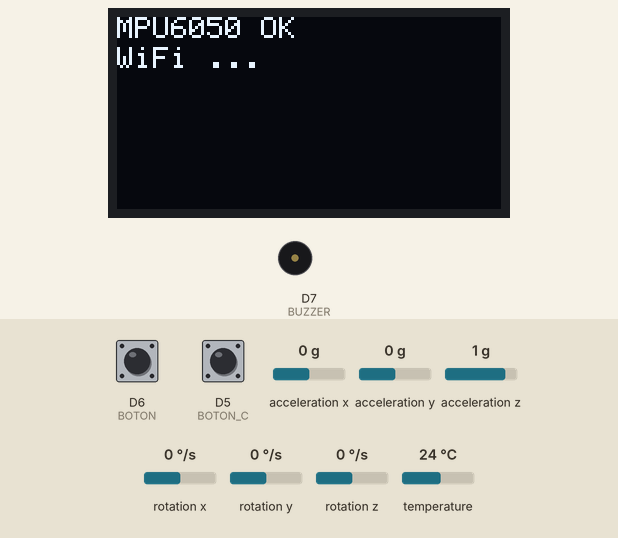
Simulated run of this sketch. Board: ESP8266 (NodeMCU). Parts: 128×64 one-colour display, buzzer (waves = sounding). The inputs (shaded band) are chosen by the test bench; at power-on: acceleration x 0 g, D6 (BOTON) LOW, D5 (BOTON_C) LOW, acceleration y 0 g, acceleration z 1 g, rotation x 0 °/s, rotation y 0 °/s, rotation z 0 °/s, temperature 24 °C. WiFi joins after 1.5 s; servers stay silent unless stated; what the sketch prints to the serial monitor is not drawn.

Above: at 6.2 s.
At 26.2 s:
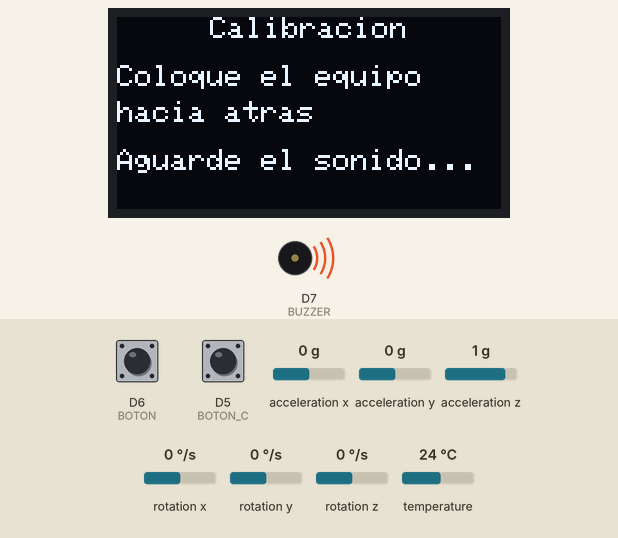
26.3 s: acceleration x set to -1.4 g
At 28.6 s:
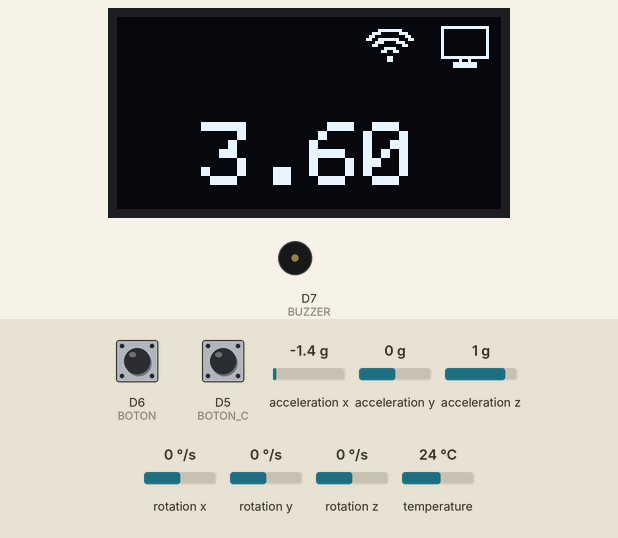
30.5 s: D6 (BOTON) pulled HIGH for 1.3 s
At 32.6 s:
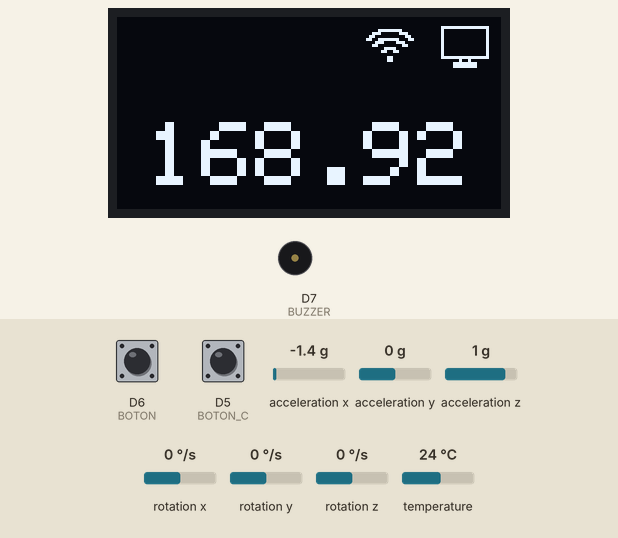
33.7 s: D5 (BOTON_C) pulled HIGH for 1.3 s
At 36.6 s:
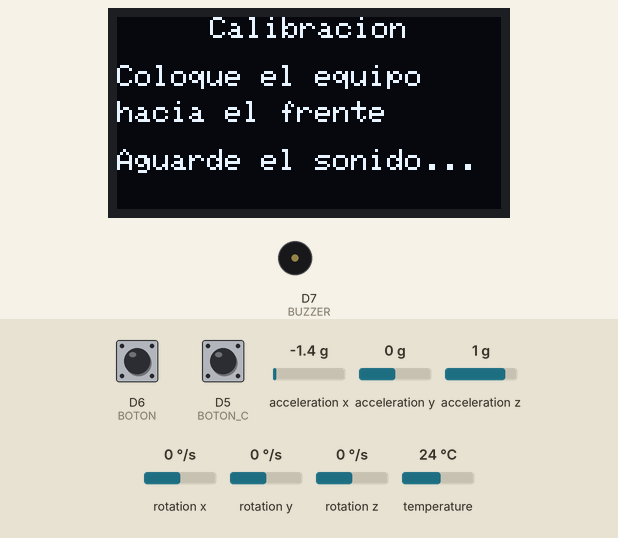
Timing chart, 0 to 43.1 s (numbered marks = the images above; inputs shaded):
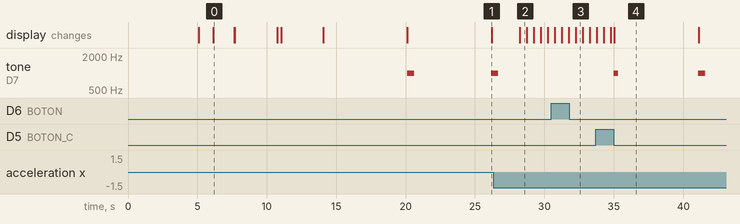

The sketch:

CodigoEscoliometroDigital.ino
```cpp
#include <ESP8266WiFi.h>
#include <Wire.h>
#include <Adafruit_MPU6050.h>
#include <Adafruit_Sensor.h>
#include <Adafruit_GFX.h>
#include <Adafruit_SH110X.h>

#define i2c_Address 0x3c // Dirección I2C del OLED
#define SCREEN_WIDTH 128
#define SCREEN_HEIGHT 64
#define OLED_RESET -1
Adafruit_SH1106G display = Adafruit_SH1106G(SCREEN_WIDTH, SCREEN_HEIGHT, &Wire, OLED_RESET);
Adafruit_MPU6050 mpu;
#define BOTON D6
#define BOTON_C D5
#define BUZZER D7
bool estadoBoton = LOW;
bool estadoAnterior = LOW;
bool estadoBoton_C = LOW;
bool estadoAnterior_C = LOW;

//Funciones
void mensajeBienvenida(int x, int y);
void conectarMPU();
void conectarWiFi();
void conectarServidor();
void mostrarProgreso(const char* componente, const char* estado);
void mostrarWifi(int x, int y);
void mostrarServidor(int x, int y);
void calibrar();
float AnguloZ();
float promedioAnguloZ(int cantidadLecturas);
void tonoMed();

// CASA
//const char* ssid = "Gap-Wifi-2.4G";
//const char* password = "K25IHI78GVOO";
//const char* serverIP = "192.168.1.15";

//Datos
const char* ssid = "iPhone (9)";
const char* password = "rami2001";
const char* serverIP = "172.20.10.9";

int port = 5055;
WiFiServer server(port);
int contWiFi = 0;
bool WiFiConectado = false;
int fila = 0;
int enviodatos = 0;
String dataBuffer = "";
volatile bool isConnected = false;
bool guardarDatos = false;
float zFiltro = 0.0;
unsigned long tiempoAnteriorFiltro = 0;
unsigned long tiempoAnterior = 0;
const unsigned long intervalo = 500;
float tiempoMed = 0.0;
float intervaloMed = 0.5;
float offset = 0;
unsigned long ultimoChequeoWifi = 0;
const unsigned long intervaloChequeo = 5000;
bool intentandoReconectar = false;
bool intentandoReconectarServidor = false;
bool conexionServidorActiva = false;
unsigned long tiempoInicioReconexion = 0;
unsigned long TRecServidor = 0;
int med = 0;
unsigned long tiempoLectura_c = 0;
const unsigned long EvitarRebote = 50;
float offsetZ = 0.0;
float sumaAngulos = 0.0;
int contadorLecturas = 0;
unsigned long ultimoTiempoMuestreo = 0;
unsigned long ultimoTiempoVisualizacion = 0;
const unsigned long intervaloMuestreo = 100;
const unsigned long intervaloVisualizacion = 500;
float ultimoPromedio = 0.0;

WiFiClient client;

//https://jlamch.net/MXChipWelcome/
const unsigned char WifiIcon [] PROGMEM = {
	0x00, 0x00, 0x00, 0x00, 0x00, 0x00, 0x00, 0x00, 0x00, 0x00, 0x00, 0x00, 0x03, 0xfc, 0x00, 0x0e,
	0x07, 0x00, 0x18, 0x01, 0x80, 0x33, 0xf8, 0xc0, 0x07, 0x0e, 0x00, 0x0c, 0x03, 0x00, 0x00, 0xf0,
	0x00, 0x01, 0x98, 0x00, 0x00, 0x00, 0x00, 0x00, 0x60, 0x00, 0x00, 0x60, 0x00, 0x00, 0x00, 0x00,
	0x00, 0x00, 0x00, 0x00, 0x00, 0x00, 0x00, 0x00, 0x00, 0x00, 0x00, 0x00
};
const unsigned char NoWifiIcon [] PROGMEM = {
  0xff, 0xff, 0xf0, 0xff, 0xff, 0xf0, 0xff, 0xff, 0xf0, 0xff, 0xff, 0x70, 0xff, 0xfe, 0x70, 0xfc,
  0x00, 0xf0, 0xf1, 0xf8, 0xf0, 0xe7, 0xf2, 0x70, 0xcc, 0x07, 0x30, 0xf9, 0xc9, 0xf0, 0xf3, 0x9c,
  0xf0, 0xff, 0x07, 0xf0, 0xfe, 0x73, 0xf0, 0xfc, 0xff, 0xf0, 0xf9, 0x9f, 0xf0, 0xf3, 0x9f, 0xf0,
  0xff, 0xff, 0xf0, 0xff, 0xff, 0xf0, 0xff, 0xff, 0xf0, 0xff, 0xff, 0xf0
};
const unsigned char Logotipo [] PROGMEM = {
  0x00, 0x00, 0x00, 0x00, 0x00, 0x00, 0x00, 0x00, 0x00, 0x00, 0x00, 0x00, 0x00, 0x00, 0x00, 0x00,
  0x00, 0x00, 0x00, 0x00, 0x00, 0x00, 0x00, 0x00, 0x00, 0x00, 0x00, 0x00, 0x00, 0x00, 0x00, 0x00,
  0x00, 0x00, 0x00, 0x00, 0x00, 0x00, 0x00, 0x00, 0x00, 0x00, 0x00, 0x00, 0x00, 0x00, 0x00, 0x00,
  0x00, 0x00, 0x00, 0x00, 0x00, 0x00, 0x00, 0x00, 0x00, 0x00, 0x00, 0x00, 0x00, 0x00, 0x00, 0x00,
  0x00, 0x00, 0x00, 0x00, 0x00, 0x00, 0x00, 0x04, 0x10, 0x00, 0x00, 0x00, 0x00, 0x00, 0x00, 0x00,
  0x00, 0x00, 0x00, 0x00, 0x00, 0x00, 0x00, 0x0f, 0xf8, 0x00, 0x00, 0x00, 0x00, 0x00, 0x00, 0x00,
  0x00, 0x00, 0x00, 0x00, 0x00, 0x00, 0x00, 0x07, 0xf8, 0x00, 0x00, 0x00, 0x00, 0x00, 0x00, 0x00,
  0x00, 0x00, 0x00, 0x00, 0x00, 0x00, 0x00, 0x07, 0xf0, 0x00, 0x00, 0x00, 0x00, 0x00, 0x00, 0x00,
  0x00, 0x00, 0x00, 0x00, 0x00, 0x00, 0x00, 0x1f, 0xfc, 0x00, 0x00, 0x00, 0x00, 0x00, 0x00, 0x00,
  0x00, 0x00, 0x00, 0x00, 0x00, 0x00, 0x00, 0x07, 0xf0, 0x00, 0x00, 0x00, 0x00, 0x00, 0x00, 0x00,
  0x00, 0x00, 0x00, 0x00, 0x00, 0x00, 0x00, 0x0f, 0xf8, 0x00, 0x00, 0x00, 0x00, 0x00, 0x00, 0x00,
  0x00, 0x00, 0x00, 0x00, 0x00, 0x00, 0x00, 0x3f, 0xfe, 0x00, 0x00, 0x00, 0x00, 0x00, 0x00, 0x00,
  0x00, 0x00, 0x00, 0x00, 0x00, 0x00, 0x00, 0x0f, 0xf8, 0x00, 0x00, 0x00, 0x00, 0x00, 0x00, 0x00,
  0x00, 0x00, 0x00, 0x00, 0x00, 0x00, 0x00, 0x0f, 0xf8, 0x00, 0x00, 0x00, 0x00, 0x00, 0x00, 0x00,
  0x00, 0x00, 0x00, 0x00, 0x00, 0x00, 0x00, 0x3f, 0xff, 0x00, 0x00, 0x00, 0x00, 0x00, 0x00, 0x00,
  0x00, 0x00, 0x00, 0x00, 0x00, 0x00, 0x00, 0x0f, 0xf8, 0x00, 0x00, 0x00, 0x00, 0x00, 0x00, 0x00,
  0x00, 0x00, 0x00, 0x00, 0x00, 0x00, 0x00, 0x0f, 0xf8, 0x00, 0x00, 0x00, 0x00, 0x00, 0x00, 0x00,
  0x00, 0x00, 0x00, 0x00, 0x00, 0x00, 0x00, 0x7f, 0xff, 0x00, 0x00, 0x00, 0x00, 0x00, 0x00, 0x00,
  0x00, 0x00, 0x00, 0x00, 0x00, 0x00, 0x00, 0x0f, 0xfc, 0x00, 0x00, 0x00, 0x00, 0x00, 0x00, 0x00,
  0x00, 0x00, 0x00, 0x00, 0x00, 0x00, 0x00, 0x0f, 0xf8, 0x00, 0x00, 0x00, 0x00, 0x00, 0x00, 0x00,
  0x00, 0x00, 0x00, 0x00, 0x00, 0x00, 0x00, 0xff, 0xff, 0x80, 0x00, 0x00, 0x00, 0x00, 0x00, 0x00,
  0x00, 0x00, 0x00, 0x00, 0x00, 0x00, 0x00, 0x7f, 0xff, 0x80, 0x00, 0x00, 0x00, 0x00, 0x00, 0x00,
  0x00, 0x00, 0x00, 0x00, 0x00, 0x00, 0x00, 0x1f, 0xfc, 0x00, 0x00, 0x00, 0x00, 0x00, 0x00, 0x00,
  0x00, 0x00, 0x00, 0x00, 0x00, 0x00, 0x00, 0x0f, 0xfc, 0x00, 0x00, 0x00, 0x00, 0x00, 0x00, 0x00,
  0x00, 0x00, 0x00, 0x00, 0x00, 0x00, 0x01, 0xff, 0xff, 0xc0, 0x00, 0x00, 0x00, 0x00, 0x00, 0x00,
  0x00, 0x00, 0x00, 0x00, 0x00, 0x00, 0x00, 0x7f, 0xff, 0x00, 0x00, 0x00, 0x00, 0x00, 0x00, 0x00,
  0x00, 0x00, 0x00, 0x00, 0x00, 0x00, 0x00, 0x1f, 0xfe, 0x00, 0x00, 0x00, 0x00, 0x00, 0x00, 0x00,
  0x00, 0x00, 0x00, 0x00, 0x00, 0x00, 0x00, 0x0f, 0xf8, 0x00, 0x00, 0x00, 0x00, 0x00, 0x00, 0x00,
  0x00, 0x00, 0x00, 0x00, 0x00, 0x00, 0x00, 0x00, 0x00, 0x00, 0x00, 0x00, 0x00, 0x00, 0x00, 0x00,
  0x00, 0x00, 0x00, 0x00, 0x00, 0x00, 0x00, 0x00, 0x00, 0x00, 0x00, 0x00, 0x00, 0x00, 0x00, 0x00,
  0x00, 0x00, 0x00, 0x00, 0x00, 0x00, 0x00, 0x00, 0x00, 0x00, 0x00, 0x00, 0x00, 0x00, 0x00, 0x00,
  0x00, 0x00, 0x00, 0x00, 0x00, 0x01, 0xc6, 0x00, 0x00, 0x00, 0x00, 0x00, 0x00, 0x00, 0x00, 0x00,
  0x01, 0xfe, 0x00, 0x00, 0x00, 0x01, 0xce, 0x00, 0x00, 0x00, 0x00, 0x00, 0x70, 0x00, 0x00, 0x00,
  0x01, 0xe0, 0x00, 0x00, 0x00, 0x01, 0xc0, 0x00, 0x00, 0x00, 0x00, 0x00, 0x70, 0x00, 0x00, 0x00,
  0x01, 0xc0, 0x3f, 0x0f, 0xc3, 0xf1, 0xce, 0x3f, 0x8f, 0xff, 0xe1, 0xf8, 0xfc, 0xfc, 0xfe, 0x00,
  0x01, 0xfe, 0x73, 0xbc, 0xe7, 0x39, 0xce, 0x71, 0xcf, 0x3c, 0xe3, 0x1c, 0x70, 0xf1, 0xc7, 0x00,
  0x01, 0xfe, 0x7c, 0x38, 0x0e, 0x1d, 0xce, 0x70, 0xee, 0x38, 0xf7, 0xfe, 0x70, 0xe1, 0xc7, 0x00,
  0x01, 0xc0, 0x1f, 0xb8, 0x0e, 0x1d, 0xce, 0x70, 0xee, 0x38, 0xf7, 0xfc, 0x70, 0xe1, 0xc7, 0x00,
  0x01, 0xc0, 0x03, 0xb8, 0xee, 0x39, 0xce, 0x71, 0xce, 0x38, 0xf7, 0x0c, 0x70, 0xe1, 0xc7, 0x00,
  0x01, 0xfe, 0x7f, 0x9f, 0xc7, 0xf9, 0xce, 0x3f, 0xce, 0x38, 0xf3, 0xfc, 0x7c, 0xe0, 0xfe, 0x00,
  0x00, 0x00, 0x08, 0x00, 0x00, 0x80, 0x00, 0x04, 0x00, 0x00, 0x00, 0x40, 0x00, 0x00, 0x10, 0x00,
  0x00, 0x00, 0x00, 0x00, 0x00, 0x00, 0x00, 0x00, 0x00, 0x00, 0x00, 0x00, 0x00, 0x00, 0x00, 0x00,
  0x00, 0x00, 0x00, 0x00, 0x00, 0x00, 0x00, 0x00, 0x00, 0x00, 0x00, 0x00, 0x00, 0x00, 0x00, 0x00,
  0x00, 0x00, 0x00, 0x00, 0x1f, 0xe0, 0xe0, 0x00, 0x3c, 0x00, 0x00, 0x1c, 0x00, 0x00, 0x00, 0x00,
  0x00, 0x00, 0x00, 0x00, 0x1c, 0xf8, 0x00, 0x00, 0x00, 0x70, 0x00, 0x1c, 0x00, 0x00, 0x00, 0x00,
  0x00, 0x00, 0x00, 0x00, 0x3c, 0x3c, 0xe1, 0xff, 0x19, 0xfc, 0x7e, 0x1c, 0x00, 0x00, 0x00, 0x00,
  0x00, 0x00, 0x00, 0x00, 0x3c, 0x1c, 0xe3, 0xdf, 0x3c, 0xfc, 0xe7, 0x9c, 0x00, 0x00, 0x00, 0x00,
  0x00, 0x00, 0x00, 0x00, 0x1c, 0x1c, 0xe3, 0x87, 0x3c, 0x70, 0x03, 0x9c, 0x00, 0x00, 0x00, 0x00,
  0x00, 0x00, 0x00, 0x00, 0x1c, 0x1c, 0xe7, 0x87, 0x3c, 0x70, 0x7f, 0x9c, 0x00, 0x00, 0x00, 0x00,
  0x00, 0x00, 0x00, 0x00, 0x1c, 0x3c, 0xe3, 0x87, 0x3c, 0x70, 0xe3, 0x9c, 0x00, 0x00, 0x00, 0x00,
  0x00, 0x00, 0x00, 0x00, 0x1f, 0xf8, 0xe3, 0xff, 0x3c, 0x70, 0xe7, 0x9c, 0x00, 0x00, 0x00, 0x00,
  0x00, 0x00, 0x00, 0x00, 0x1f, 0xe0, 0xe0, 0xe7, 0x38, 0x3c, 0x7f, 0x9c, 0x00, 0x00, 0x00, 0x00,
  0x00, 0x00, 0x00, 0x00, 0x00, 0x00, 0x03, 0x8f, 0x00, 0x00, 0x00, 0x00, 0x00, 0x00, 0x00, 0x00,
  0x00, 0x00, 0x00, 0x00, 0x00, 0x00, 0x03, 0xfe, 0x00, 0x00, 0x00, 0x00, 0x00, 0x00, 0x00, 0x00,
  0x00, 0x00, 0x00, 0x00, 0x00, 0x00, 0x00, 0x00, 0x00, 0x00, 0x00, 0x00, 0x00, 0x00, 0x00, 0x00,
  0x00, 0x00, 0x00, 0x00, 0x00, 0x00, 0x00, 0x00, 0x00, 0x00, 0x00, 0x00, 0x00, 0x00, 0x00, 0x00,
  0x00, 0x00, 0x00, 0x00, 0x00, 0x00, 0x00, 0x00, 0x00, 0x00, 0x00, 0x00, 0x00, 0x00, 0x00, 0x00,
  0x00, 0x00, 0x00, 0x00, 0x00, 0x00, 0x00, 0x00, 0x00, 0x00, 0x00, 0x00, 0x00, 0x00, 0x00, 0x00,
  0x00, 0x00, 0x00, 0x00, 0x00, 0x00, 0x00, 0x00, 0x00, 0x00, 0x00, 0x00, 0x00, 0x00, 0x00, 0x00,
  0x00, 0x00, 0x00, 0x00, 0x00, 0x00, 0x00, 0x00, 0x00, 0x00, 0x00, 0x00, 0x00, 0x00, 0x00, 0x00,
  0x00, 0x00, 0x00, 0x00, 0x00, 0x00, 0x00, 0x00, 0x00, 0x00, 0x00, 0x00, 0x00, 0x00, 0x00, 0x00,
  0x00, 0x00, 0x00, 0x00, 0x00, 0x00, 0x00, 0x00, 0x00, 0x00, 0x00, 0x00, 0x00, 0x00, 0x00, 0x00,
  0x00, 0x00, 0x00, 0x00, 0x00, 0x00, 0x00, 0x00, 0x00, 0x00, 0x00, 0x00, 0x00, 0x00, 0x00, 0x00,
  0x00, 0x00, 0x00, 0x00, 0x00, 0x00, 0x00, 0x00, 0x00, 0x00, 0x00, 0x00, 0x00, 0x00, 0x00, 0x00
};
const unsigned char ServidorIcon [] PROGMEM = {
  0x00, 0x00, 0x00, 0x00, 0x00, 0x00, 0x00, 0x00, 0x00, 0x3f, 0xff, 0xc0, 0x20, 0x00, 0x40, 0x20,
  0x00, 0x40, 0x20, 0x00, 0x40, 0x20, 0x00, 0x40, 0x20, 0x00, 0x40, 0x20, 0x00, 0x40, 0x20, 0x00,
  0x40, 0x20, 0x00, 0x40, 0x20, 0x00, 0x40, 0x3f, 0xff, 0xc0, 0x00, 0x90, 0x00, 0x03, 0xfc, 0x00,
  0x03, 0xfc, 0x00, 0x00, 0x00, 0x00, 0x00, 0x00, 0x00, 0x00, 0x00, 0x00
};
const unsigned char NoServidorIcon [] PROGMEM = {
  0xff, 0xff, 0xf0, 0xff, 0xff, 0xf0, 0xff, 0xff, 0xd0, 0xc0, 0x00, 0x10, 0xdf, 0xfe, 0x30, 0xdf,
  0xfc, 0xb0, 0xdf, 0xf1, 0xb0, 0xdf, 0xe3, 0xb0, 0xdf, 0xc7, 0xb0, 0xdf, 0x1f, 0xb0, 0xde, 0x3f,
  0xb0, 0xd8, 0x7f, 0xb0, 0xd1, 0xff, 0xb0, 0xc0, 0x00, 0x30, 0x8f, 0x6f, 0xf0, 0x9c, 0x03, 0xf0,
  0xfc, 0x03, 0xf0, 0xff, 0xff, 0xf0, 0xff, 0xff, 0xf0, 0xff, 0xff, 0xf0
};

void setup() {
  Serial.begin(115200);
  Wire.begin();  //D1 = SCL, D2 = SDA
  pinMode(BOTON, INPUT);
  pinMode(BOTON_C, INPUT);
  pinMode(BUZZER, OUTPUT);

// Inicializacion display
  if (!display.begin(i2c_Address, true)) {
    Serial.println("No se encontró la pantalla OLED. Verifica las conexiones.");
    display.clearDisplay();
    display.setTextSize(1);
    display.setTextColor(SH110X_WHITE);
    display.setCursor(0, 0);
    display.println("Error: OLED no detectado");
    display.display();
    while (1);  // Detener si no hay pantalla
  }
  display.setTextSize(1);
  display.setTextColor(SH110X_WHITE);

  display.clearDisplay();
  mensajeBienvenida(0, 0);
  display.display();
  delay(5000);

  display.clearDisplay();
  conectarMPU();
  conectarWiFi();
  conectarServidor();
  calibrar();
  estadoBoton = LOW;
}

void loop() {
  float anguloZ = AnguloZ();
  float z = anguloZ - offsetZ;

  estadoBoton_C = digitalRead(BOTON_C);
  if(estadoBoton_C == LOW && estadoAnterior_C == HIGH){
    if(millis() - tiempoLectura_c > EvitarRebote){
      tone(BUZZER, 1000, 300);
      calibrar();
      tiempoLectura_c = millis();
    }
  }
  estadoAnterior_C = estadoBoton_C;

  estadoBoton = digitalRead(BOTON);
  if (estadoBoton == LOW && estadoAnterior == HIGH) {
        if(!conexionServidorActiva){
          Serial.println("Intentando reconectar...");
          client.stop();
          if(client.connect(serverIP, port)){
            Serial.println("Reconectado exitosamente al servidor.");
            conexionServidorActiva = true;
            intentandoReconectarServidor = false;
          } else{
            Serial.println("Falló reconexión manual");
          }
        } else{
          guardarDatos = !guardarDatos;
          Serial.println(guardarDatos ? "Recolección iniciada" : "Recolección detenida");
          tonoMed();
        }
    }
  estadoAnterior = estadoBoton;

  if(millis() - ultimoChequeoWifi >= intervaloChequeo){
    ultimoChequeoWifi = millis();
    if(WiFi.status() != WL_CONNECTED && !intentandoReconectar){
      Serial.println("WiFi desconectado, intentando reconectar...");
      WiFi.disconnect();
      WiFi.begin(ssid, password);
      intentandoReconectar = true;
      tiempoInicioReconexion = millis();
    }
  }

  if(intentandoReconectar){
    if(WiFi.status() == WL_CONNECTED){
      Serial.println("Reconectado correctamente!");
      intentandoReconectar = false;
    } else if(millis() - tiempoInicioReconexion >= intervaloChequeo){
      Serial.println("No se pudo reconectar.");
      intentandoReconectar = false;
    }
  }

  if (millis() - tiempoAnterior >= intervalo) {
    tiempoAnterior = millis();

    display.clearDisplay();
    display.setTextSize(3);
    display.setTextColor(SH110X_WHITE);

    String angulo = String(z, 2);
    int ancho = angulo.length()*18;
    int x = (display.width() - ancho) / 2;
    int y = ((display.height() - 24) / 2) + 15;
    display.setCursor(x, y);
    display.println(angulo);

    mostrarWifi(81, 0);
    mostrarServidor(106, 0);

    if(guardarDatos){
      String tiempoStr = String(tiempoMed, 1);
      String anguloStr = String(z, 2);
      dataBuffer += "(" + tiempoStr + "," + anguloStr + ")";
      Serial.print("Guardado: ");
      Serial.println(z, 2);
      tiempoMed += intervaloMed;
      display.setTextSize(1);
      display.setCursor(0, 0);
      display.print("Registrando");
      display.setCursor(0, 7);
      display.print("datos ...");
      enviodatos++;
    }
  }

  display.display();

  if (!client.connected() && conexionServidorActiva) {
  Serial.println("Servidor desconectado inesperadamente.");
  conexionServidorActiva = false;
  }

  if (!guardarDatos && enviodatos > 0) {
        client.println(dataBuffer);
        Serial.println("Enviando datos...");
        Serial.println(dataBuffer);
        tiempoMed = 0.0;
        dataBuffer = "";
        enviodatos = 0;
    }
}


void mensajeBienvenida(int x, int y){
  display.drawBitmap(x, y, Logotipo, 128, 64, 1);
}

void conectarMPU(){
  mostrarProgreso("MPU6050", "...");
  if (!mpu.begin()) {
    display.clearDisplay();
    mostrarProgreso("MPU6050", "Error");
    Serial.println("No se encontró el MPU6050");
    while (1);
  } else {
    display.clearDisplay();
    fila = 0;
    mostrarProgreso("MPU6050", "OK");
    delay(1000);
  }
}

void conectarWiFi() {
  WiFi.mode(WIFI_STA);
  WiFi.begin(ssid, password);
  unsigned long startMillis = millis();

  if(contWiFi == 0){
     mostrarProgreso("WiFi", "...");
  } else{
    display.clearDisplay();
    fila = 0;
    mostrarProgreso("MPU6050", "OK");
    mostrarProgreso("WiFi", "Reconectando..." );
  }

  contWiFi++;

  while (WiFi.status() != WL_CONNECTED && millis() - startMillis < 7000) {
    delay(500);
  }

  if (WiFi.status() == WL_CONNECTED) {
    display.clearDisplay();
    fila = 0;
    mostrarProgreso("MPU6050", "OK");
    mostrarProgreso("WiFi", "OK");
    WiFiConectado = true;
    display.setCursor(0, 20);
    Serial.println(WiFi.localIP());
    display.display();
    display.display();
    delay(3000);
  } else {
    display.clearDisplay();
    fila = 0;
    mostrarProgreso("MPU6050", "OK");
    mostrarProgreso("WiFi", "No conectado");
    WiFiConectado = false;
    delay(2000);
    Serial.println("No se pudo conectar a la red Wi-Fi.");
  }
}

void conectarServidor(){
  mostrarProgreso("Servidor", "...");
  if (isConnected) {
    client.stop();
    isConnected = false;
    Serial.println("Conexión cerrada");
    } else {
      if (client.connect(serverIP, port)) {
      isConnected = true;
      conexionServidorActiva = true;
      Serial.println("Conexión abierta");
      display.clearDisplay();
      fila = 0;
      mostrarProgreso("MPU6050", "OK");
      if(WiFiConectado){
         mostrarProgreso("WiFi", "OK");
      } else{
         mostrarProgreso("WiFi", "No conectado");
      }
      mostrarProgreso("Servidor", "OK");
      delay(3000);
      } else {
        isConnected = false;
        conexionServidorActiva = false;
        Serial.println("Error al conectar");
        display.clearDisplay();
        fila = 0;
        mostrarProgreso("MPU6050", "OK");
        if(WiFiConectado){
          mostrarProgreso("WiFi", "OK");
        }else{
          mostrarProgreso("WiFi", "No conectado");
        }
        mostrarProgreso("Servidor", "No conectado");
        display.display();
        delay(5000);
      }
  }
}

float AnguloZ(){
  sensors_event_t a, g, temp;
  mpu.getEvent(&a, &g, &temp);

  unsigned long tiempoActual = millis();
  float dt = (tiempoActual - tiempoAnteriorFiltro) / 1000.0;
  tiempoAnteriorFiltro = tiempoActual;

  float zAcel = atan2(a.acceleration.y, a.acceleration.x) * 180 / PI;
  float velocidadZ = g.gyro.z;
  float alpha = 0.98;
  zFiltro = alpha * (zFiltro + velocidadZ * dt) + (1 - alpha) * zAcel;

  return zFiltro;
}

float promedioAnguloZ(int cantidadLecturas){
  float suma = 0;
  for(int i = 0; i < cantidadLecturas; i++){
    suma += AnguloZ();
    delay(50);
  }
  return suma / cantidadLecturas;
}

void calibrar(){
    zFiltro = 0;
    tiempoAnteriorFiltro = millis();

    display.setTextSize(1);
    display.clearDisplay();
    String titulo = "Calibracion";
    int textWidth = titulo.length() * 6;
    int xCenter = (128 - textWidth) / 2;
    display.setCursor(xCenter,0);
    display.println(titulo);
    display.setCursor(0,16);
    display.println("Coloque el equipo");
    display.setCursor(0,28);
    display.println("hacia el frente");
    display.setCursor(0,44);
    display.println("Aguarde el sonido...");
    display.display();
    delay(5000);
    float angulo1 = promedioAnguloZ(20);
    tone(BUZZER, 1000, 500);

    display.clearDisplay();
    display.setCursor(xCenter,0);
    display.println(titulo);
    display.setCursor(0,16);
    display.println("Coloque el equipo");
    display.setCursor(0,28);
    display.println("hacia atras");
    display.setCursor(0,44);
    display.println("Aguarde el sonido...");
    display.display();
    delay(5000);
    float angulo2 = promedioAnguloZ(20);
    tone(BUZZER, 1000, 500);

    offsetZ = (angulo1 + angulo2) / 2.0;

    display.clearDisplay();
    String titulo1 = "Calibracion";
    String titulo2 = "completada!";
    int textWidth1 = titulo1.length() * 6;
    int textWidth2 = titulo2.length() * 6;
    int totalHeight = 2 * 8 + 4;
    int yStart = (64 - totalHeight) / 2;

    int xCenter1 = (128 - textWidth1) / 2;
    display.setCursor(xCenter1, yStart);
    display.println(titulo1);
    int xCenter2 = (128 - textWidth2) / 2;
    display.setCursor(xCenter2, yStart + 8 + 4);
    display.println(titulo2);
    display.display();
    delay(2000);
}

void mostrarProgreso(const char* componente, const char* estado){
  display.setCursor(0, fila * 10);
  display.print(componente);
  display.print(" ");
  display.println(estado);
  display.display();
  fila++;
}

void mostrarWifi(int x, int y){
  if(WiFi.status() == WL_CONNECTED){
    display.drawBitmap(x, y, WifiIcon, 20, 20, 1);
  } else {
    display.drawBitmap(x, y, NoWifiIcon, 20, 20, 1);
  }
}

void mostrarServidor(int x, int y){
  if(conexionServidorActiva){
    display.drawBitmap(x, y, ServidorIcon, 20, 20, 1);
  } else {
    display.drawBitmap(x, y, NoServidorIcon, 20, 20, 1);
  }
}

void tonoMed() {
  if (med % 2 == 0) {
    tone(BUZZER, 1000, 300);
    delay(350);
  } else {
    for (int i = 0; i < 3; i++) {
      tone(BUZZER, 1000, 150);
      delay(200);
    }
  }
  med ++;
}
```

Measured:
- after the input at 30.5 s, the display: first differs from a run without the input after 1.8 s (image 3)
- after the input at 33.7 s, tone on D7 (BUZZER): silent → 1000 Hz after 1.3 s, → silent 0.30 s later, → 1000 Hz 5.8 s later, → silent 0.50 s later; the display: first differs from a run without the input after 1.3 s (image 4)
- what the display in image 0 shows lasts 1.6 s, from 6.1 s to 7.7 s
- what the display in image 1 shows lasts 6.1 s, from 20.1 s to 26.2 s
- what the display in image 2 shows lasts 0.5 s, from 28.2 s to 28.7 s
